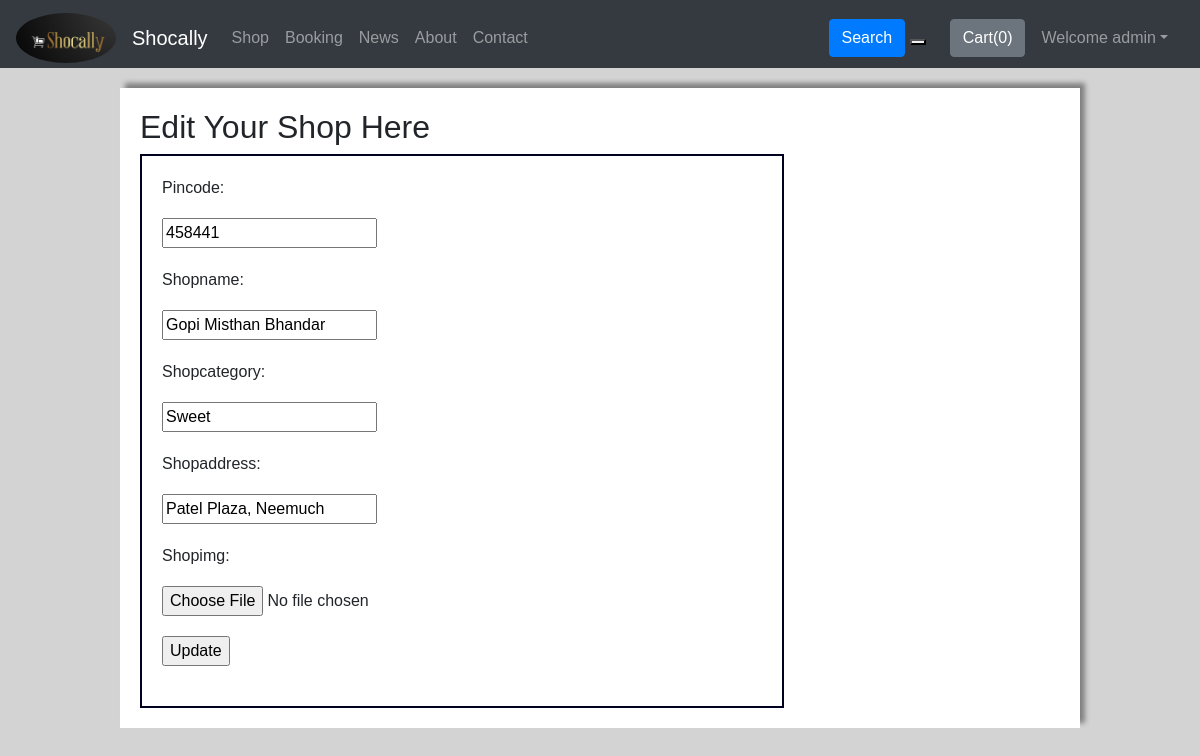
The page /shop/editShop/93 (signed in) on the database its author committed.
### shop/models.py (models this page shows, shortened)
class User(AbstractUser):
    PINCODE=models.IntegerField(default=0)
    UserType=models.CharField(max_length=20, default="user")
    Address=models.CharField(max_length=500, default="")
    Category=models.CharField(max_length=50, default="")
    PhoneNo=models.IntegerField(default=0)
    UserImg=models.ImageField(upload_to="shop/images",default="")
    is_Seller=models.BooleanField(default=False)
    is_Customer=models.BooleanField(default=False)
    is_Reporter=models.BooleanField(default=False)
    CityManager=models.BooleanField(default=False)
    def __str__(self):
        return self.first_name+" "+self.last_name+" -- "+str(self.PINCODE)

class Seller(models.Model): #Shop Information
    user=models.OneToOneField(User,on_delete=models.CASCADE)
    ratingNo=models.IntegerField(default=0)
    pincode=models.IntegerField(default=0)
    shopName=models.CharField(max_length=100, default="")
    shopCategory=models.CharField(max_length=50, default="")
    shopAddress=models.CharField(max_length=500, default="")
    shopCity=models.CharField(max_length=150, default="")
    shopRating=models.IntegerField(default=0)
    views=models.IntegerField(default=0)
    longitude=models.FloatField(default=0.0)
    latitude=models.FloatField(default=0.0)
    shopImg= models.ImageField(upload_to="shop/images",default="")
    productBased=models.BooleanField(default=True)
    appointmentBased=models.BooleanField(default=False)

### shop/views.py (the view)
# urls.py: path('editShop/<int:sellId>', views.editShop, name="editShop"),
@login_required(login_url='/')
def editShop(request,sellId):
    seller=Seller.objects.get(id=sellId)
    fields={'pincode':seller.pincode, 'shopName':seller.shopName,'shopCategory':seller.shopCategory,'shopAddress':seller.shopAddress,'shopImg':seller.shopImg}
    form=NewSellerForm(initial=fields)
    return  render(request, "shop/editShop.html",{'form':form,'seller':seller})

### shop/forms.py
class NewSellerForm(forms.Form):
    pincode=forms.IntegerField()
    shopName=forms.CharField(max_length=100)
    shopCategory=forms.CharField(max_length=50)
    shopAddress=forms.CharField(max_length=500)
    shopImg= forms.ImageField()

### templates/shop/editShop.html (shortened to what this page needs)
{% extends 'base.html' %}
{% load static %}
{% block link %}
<link rel="stylesheet" href="{% static 'css/shop/edit.css' %}">
{% endblock %}
{% block body %}
    <div id="main">
      <h2>Edit Your Shop Here</h2>
      <form action="/shop/editShopHandle/" enctype='multipart/form-data' method="post" >
        {{form}}
        <input type="submit" value="Update">
      </form>
    </div>
{% endblock %}

### templates/base.html (shortened to what this page needs)
<!doctype html>
<html lang="en">
  <head>
    <link rel="stylesheet" href="https://stackpath.bootstrapcdn.com/bootstrap/4.5.2/css/bootstrap.min.css">
    {% block link %} {% endblock %}
  </head>
  <body>
    <nav class="navbar mb-0 pb-0 sticky-top navbar-expand-lg navbar-dark bg-dark">
      <a class="navbar-brand" href="#">
        <img src="/static/image/logo3.png" class="rounded-circle" width="100" height="50" alt="">
      </a>
        <a class="navbar-brand" href="/">Shocally</a>
        <div class="collapse navbar-collapse" id="navbarSupportedContent">
          <ul class="navbar-nav mr-auto">
            {% if user.is_authenticated %}
            <li class="nav-item {% block shopactive %}  {% endblock shopactive %} ">
              <a class="nav-link" href="/shop/pinResult/{{user.PINCODE}}">Shop</a>
            </li>
            {% endif %}
            <li class="nav-item {% block bookingactive %}  {% endblock bookingactive %} ">
              <a class="nav-link" href="/booking/">Booking</a>
            </li>
            <li class="nav-item {% block newsactive %}  {% endblock newsactive %} ">
              <a class="nav-link" href="/news/">News</a>
            </li>
            <li class="nav-item {% block aboutactive %}  {% endblock aboutactive %}" >
              <a class="nav-link" href="/shop/about/">About</a>
            </li>
            <li class="nav-item {% block contactactive %}  {% endblock contactactive %} ">
              <a class="nav-link" href="/contact">Contact</a>
            </li>
          </ul>
          <div class="ml-auto form-inline ">
          <form method="get" action="/search"class="my-2 my-lg-0 mx-3">
            <button class="btn btn-primary my-2 my-sm-0 " type="submit">Search</button>
            <button type="button" name="button" id="google_translate_element"></button>
          </form>
          {% if user.is_authenticated %}
          <button type="button" class="btn btn-secondary mx-2" id="popcart" data-container="body" data-toggle="popover" data-placement="bottom" data-html="true" data-content="Vivamus
          sagittis lacus vel augue laoreet rutrum faucibus.">
        Cart(<span id="cart">0</span>)
      </button>
          <ul class="navbar-nav mr-2">
          <li class="nav-item dropdown">
          <a class="nav-link dropdown-toggle" href='#' id="AuthUser" role="button" data-toggle="dropdown"> Welcome {{request.user.first_name|slice:":6"}}</a>
            </li>
            </ul>
            </div>
{% endif %}
        </div>
      </nav>
{% block body %}  {% endblock body %}
{% load static %}
</body>
</html>

### static/css/shop/edit.css (style rules this page uses)
body { background-color: lightgray; padding:0px; margin:0px; font-family:sans-serif; }
#main { width:80%; margin:auto; align-items:stretch; justify-content: center; background-color:white; min-height:500px; padding:20px; margin-top:20px; box-shadow: 5px -5px 5px gray; }
#main form { width:70%; border:2px Solid #000020; padding:20px; }
#main form input { display:block; margin-top:10px; margin-bottom:20px; }

### rows shown on the page
User: user.first_name "admin"
Seller: pincode "458441", shopName "Gopi Misthan Bhandar", shopCategory "Sweet", shopAddress "Patel Plaza, Neemuch"
